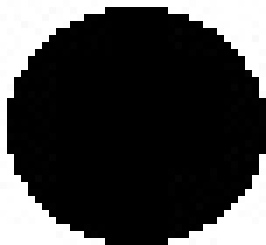
#> input picture Contour2/cropped_object_1.jpg, 38 x 35 px, given in place of paint.png, which was not available (shown 7 times larger)
$ python contour.py
#> lines starting #> are read from the running program, lines starting #| are printed output that depends on the picture; pictures that were not available may be replaced by others from this repository, and a replacement may not be noted
# -*- coding: utf-8 -*-
"""
Created on Mon Aug  7 13:09:06 2023
@author: Nisanur
"""

import cv2
import numpy as np

# orijinal görseli yükleme
image = cv2.imread("paint.png")
#> image is the input picture: shape (35, 38, 3); min 0, max 255, mean 65.1

# Gri görüntüye çevirme
gray = cv2.cvtColor(image, cv2.COLOR_BGR2GRAY)

# Kenarları tespit etme
edges = cv2.Canny(gray, threshold1=30, threshold2=100)
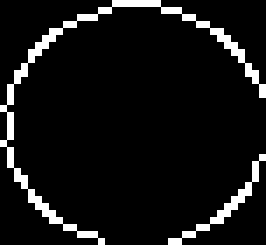
#> edges: shape (35, 38) (shown 7 times larger); 7.6% white in thin lines or dots

# Kenarları aşındırma
kernel = np.ones((4, 4), np.uint8)
erosion = cv2.erode(image, kernel, iterations=1)
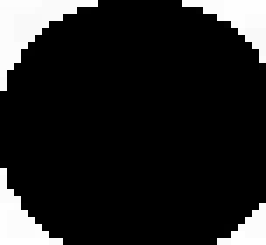
#> erosion: shape (35, 38, 3) (shown 7 times larger); min 0, max 255, mean 33.2

# Konturları bulma
contours, _ = cv2.findContours(edges, cv2.RETR_EXTERNAL, cv2.CHAIN_APPROX_SIMPLE)
#> contours = 2 contours, all with area under 20

# Kesilmiş nesneleri saklamak için boş bir liste oluştur
cropped_objects = []

# Her bir kontur için sınırlama kutusu çıkart, kesilmiş nesneyi sakla ve kaydet
for idx, contour in enumerate(contours):
    x, y, w, h = cv2.boundingRect(contour)
#> (the run stopped early here; a loop or call above may not have finished)

$ run again, on Contour2/cropped_object_5.jpg
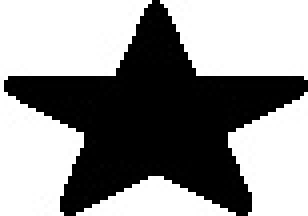
#> input picture Contour2/cropped_object_5.jpg, 77 x 54 px, given in place of paint.png, which was not available (shown 4 times larger)
#> image is the input picture: shape (54, 77, 3); min 0, max 255, mean 146.2
#> `edges = cv2.Canny(gray, threshold1=30, threshold2=100)`:
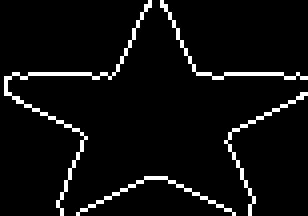
#> edges: shape (54, 77) (shown 4 times larger); 5.3% white in thin lines or dots
#> `erosion = cv2.erode(image, kernel, iterations=1)`:
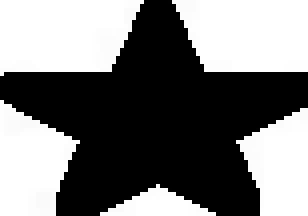
#> erosion: shape (54, 77, 3) (shown 4 times larger); min 0, max 255, mean 120.3
#> contours = 4 contours, all with area under 20
